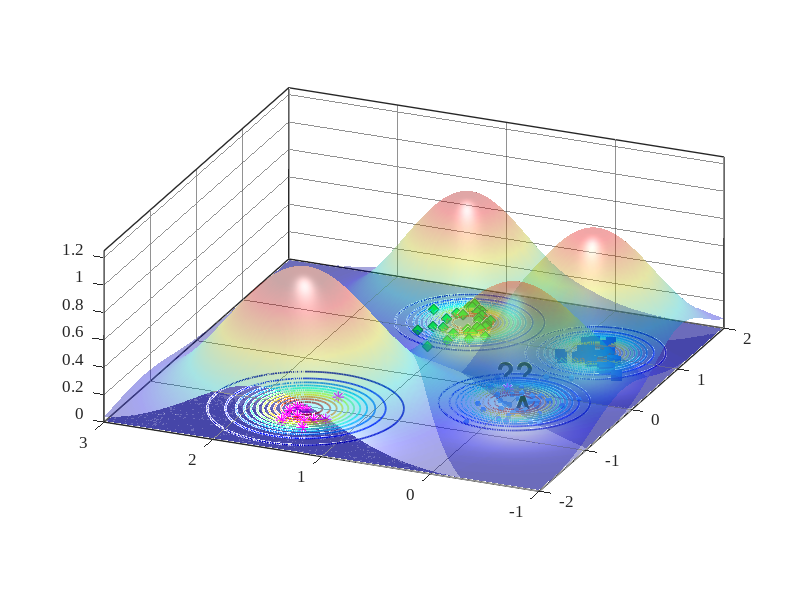

Source code (MATLAB):
%% Reproduce EVM-style demo figure (no toolboxes)
clear; close all; clc; rng(7);

% ---------- 1) 合成四类二维数据 ----------
% 类中心（大致对应图中位置）
C_star  = [-1.15  1.55];   % 红色星
C_diam  = [ 1.25  1.05];   % 绿色菱形
C_square= [ 1.05 -0.20];   % 蓝色方块
C_dot   = [-0.20  0.00];   % 蓝色小点（被 A 标注影响的那簇）

% 协方差（控制每簇形状）
S = @(sx,sy,rho)[sx^2 rho*sx*sy; rho*sx*sy sy^2];
Sig_star   = S(0.18,0.20, 0.05);
Sig_diam   = S(0.22,0.18,-0.10);
Sig_square = S(0.20,0.16, 0.05);
Sig_dot    = S(0.25,0.18, 0.00);

% 从高斯采样（不用 mvnrnd）
sample = @(N,mu,SIG) (randn(N,2)*chol(SIG,'lower') + mu);

X_star   = sample(12,C_star,   Sig_star);
X_diam   = sample(30,C_diam,   Sig_diam);
X_square = sample(28,C_square, Sig_square);
X_dot    = sample(45,C_dot,    Sig_dot);

% 加一个“离群星”靠近 A（见原图左中）
X_star = [X_star; 0.02 0.15];

% ---------- 2) 底面散点与样式 ----------
figure('Color','w','Position',[100,100,800,600]);
hold on; box on; grid on;
z0 = 0; % 所有散点都放在 z=0 的平面

scatter3(X_dot(:,1),   X_dot(:,2),   z0+zeros(size(X_dot,1),1),   18, [0.35 0.60 1.00], 'filled');  % 蓝色小点
scatter3(X_diam(:,1),  X_diam(:,2),  z0+zeros(size(X_diam,1),1),  60, 'g', 'd', 'filled', 'MarkerEdgeColor',[0 0.45 0]); % 绿菱形
scatter3(X_square(:,1),X_square(:,2),z0+zeros(size(X_square,1),1),60, [0 0.25 0.85], 's', 'filled'); % 蓝方块
scatter3(X_star(:,1),  X_star(:,2),  z0+zeros(size(X_star,1),1),  70, [1 0 1], '*', 'LineWidth',1.0); % 洋红星

% ---------- 3) ψ-model 等值环（彩色同心） ----------
% 采用带形状参的径向函数 psi(r) = exp(-(r/s)^t)
psi = @(X,Y,cx,cy,s,t) exp( - ( sqrt((X-cx).^2 + (Y-cy).^2) ./ s ).^t );

% 选几处“极端向量/代表点”（包含 A 所在）
EV = [ -0.23 -0.02 ;   % A 对应蓝点极端向量
        1.06 -0.22 ;   % 蓝方块
        1.28  1.03 ;   % 绿菱形
       -1.05  1.55 ];  % 红星
scale = [0.42, 0.36, 0.40, 0.48];   % 各自 scale
shape = [2.6,  2.2,  2.4,  2.0];    % 各自 shape

% 网格
[xg,yg] = meshgrid(linspace(-3,3,400));
colormap(jet); caxis([0 1]);

% 等高线层级（红到蓝：高到低）
levels = linspace(1.0,0.05,12);

for k = 1:size(EV,1)
    Z = psi(xg,yg,EV(k,1),EV(k,2),scale(k),shape(k));
    [~, h] = contour(xg,yg,Z,levels);    % 直接画在底面，保持颜色映射
    set(h,'LineWidth',1.25);

    % 将等高线明确压到 z=0（兼容不同 MATLAB 版本）
    ch = get(h,'Children');
    for ic = 1:numel(ch)
        zd = get(ch(ic),'ZData');
        if ~isempty(zd)
            set(ch(ic),'ZData',zeros(size(zd))); % 强制贴在 z=0
        end
    end
end

% 标出 A 与问号
text(-0.34,-0.06,0.02,'A','FontWeight','bold','FontSize',20,'Color','k');
text( 0.25, 0.35,0.03,'??','FontWeight','bold','FontSize',22,'Color','k');
text( 2.90,-0.05,0.03,'?','FontWeight','bold','FontSize',22,'Color','k');

% ---------- 4) 上方半透明“钟形面”（表示类支持/概率） ----------
% 用四个高斯穹顶，中心与各簇一致
gauss2 = @(X,Y,cx,cy,s) exp(-((X-cx).^2 + (Y-cy).^2)/(2*s^2));
tops  = {C_star, C_diam, C_square, C_dot};
sigT  = [0.65 0.55 0.55 0.60];
amp   = [1.05 0.95 0.90 0.85];

for i=1:4
    Zt = amp(i) * gauss2(xg,yg,tops{i}(1),tops{i}(2),sigT(i));
    s1 = surf(xg,yg,Zt, 'EdgeColor','none', 'FaceAlpha',0.35);
end
shading interp; camlight headlight; lighting gouraud;

% ---------- 5) 轴、视角与观感 ----------
xlim([-2 2]); ylim([-1 3]); zlim([0 1.25]); view(-67,22);
axis vis3d; daspect([1 1 0.8]);
set(gca,'FontName','Times New Roman','FontSize',12,'LineWidth',1);
% xlabel('x'); ylabel('y'); zlabel('score / \psi');

% 网格和背景风格
grid on; set(gca,'GridAlpha',0.5,'MinorGridAlpha',0.15);
